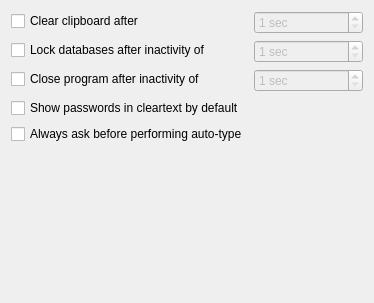
<?xml version="1.0" encoding="UTF-8"?>
<ui version="4.0">
 <class>SettingsWidgetSecurity</class>
 <widget class="QWidget" name="SettingsWidgetSecurity">
  <property name="geometry">
   <rect>
    <x>0</x>
    <y>0</y>
    <width>374</width>
    <height>303</height>
   </rect>
  </property>
  <layout class="QFormLayout" name="formLayout">
   <item row="0" column="0">
    <widget class="QCheckBox" name="clearClipboardCheckBox">
     <property name="text">
      <string>Clear clipboard after</string>
     </property>
    </widget>
   </item>
   <item row="0" column="1">
    <widget class="QSpinBox" name="clearClipboardSpinBox">
     <property name="enabled">
      <bool>false</bool>
     </property>
     <property name="suffix">
      <string> sec</string>
     </property>
     <property name="minimum">
      <number>1</number>
     </property>
     <property name="maximum">
      <number>999</number>
     </property>
    </widget>
   </item>
   <item row="1" column="0">
    <widget class="QCheckBox" name="lockDatabaseIdleCheckBox">
     <property name="text">
      <string>Lock databases after inactivity of</string>
     </property>
    </widget>
   </item>
   <item row="1" column="1">
    <widget class="QSpinBox" name="lockDatabaseIdleSpinBox">
     <property name="enabled">
      <bool>false</bool>
     </property>
     <property name="suffix">
      <string> sec</string>
     </property>
     <property name="minimum">
      <number>1</number>
     </property>
     <property name="maximum">
      <number>9999</number>
     </property>
    </widget>
   </item>

   <item row="2" column="0">
    <widget class="QCheckBox" name="closeProgramIdleCheckBox">
     <property name="text">
      <string>Close program after inactivity of</string>
     </property>
    </widget>
   </item>
   <item row="2" column="1">
    <widget class="QSpinBox" name="closeProgramIdleSpinBox">
     <property name="enabled">
      <bool>false</bool>
     </property>
     <property name="suffix">
      <string> sec</string>
     </property>
     <property name="minimum">
      <number>1</number>
     </property>
     <property name="maximum">
      <number>9999</number>
     </property>
    </widget>
   </item>

   <item row="3" column="0">
    <widget class="QCheckBox" name="passwordCleartextCheckBox">
     <property name="text">
      <string>Show passwords in cleartext by default</string>
     </property>
    </widget>
   </item>
   <item row="4" column="0">
    <widget class="QCheckBox" name="autoTypeAskCheckBox">
     <property name="text">
      <string>Always ask before performing auto-type</string>
     </property>
    </widget>
   </item>
  </layout>
 </widget>
 <tabstops>
  <tabstop>clearClipboardCheckBox</tabstop>
  <tabstop>clearClipboardSpinBox</tabstop>
 </tabstops>
 <resources/>
 <connections/>
</ui>
